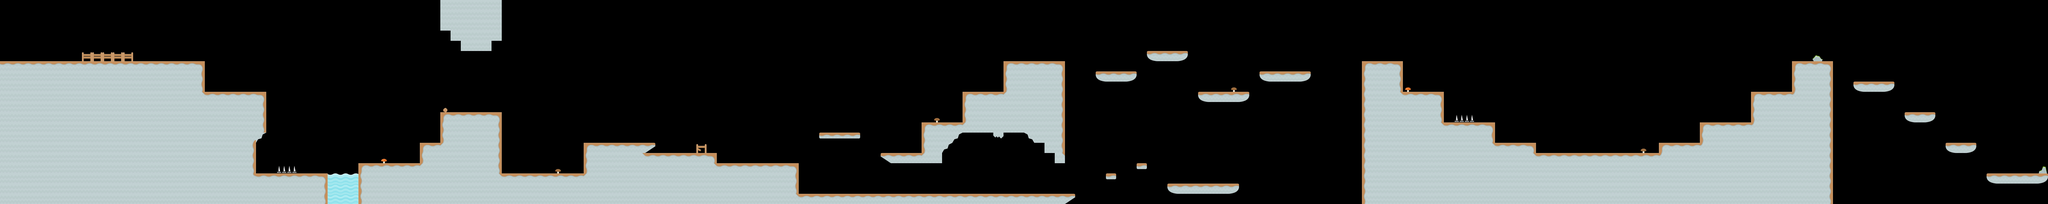

Rendered tile map (Tiled .tmx) drawn with the repository's tilesets; below, a short description and the map source with its tile grids summarised:
An orthogonal 200x20 tile map with 32x32 px tiles, 3 tile layers (tileLayer, hazardLayer, elementLayer), 3 tilesets and 53 objects (40x coin, 3x staticshooter, 3x jumper, 2x attacker, player, ...).

<map version="1.0" orientation="orthogonal" renderorder="right-down" width="200" height="20" tilewidth="32" tileheight="32" nextobjectid="108">
 <tileset firstgid="1" name="world" tilewidth="32" tileheight="32" spacing="8" margin="4" tilecount="36" columns="36">
  <image source="world3.png" width="1440" height="40" />
 </tileset>
 <tileset firstgid="37" name="elements1" tilewidth="32" tileheight="32" spacing="8" margin="4" tilecount="40" columns="40">
  <image source="elements1.png" width="1600" height="40" />
 </tileset>
 <tileset firstgid="77" name="hazard" tilewidth="32" tileheight="32" spacing="8" margin="4" tilecount="9" columns="9">
  <image source="hazard.png" width="360" height="40" />
 </tileset>
 <layer name="tileLayer" width="200" height="20">
  <data>[4000 cells, 1150 non-empty, 22 distinct tile ids]</data>
 </layer>
 <objectgroup name="gameObjects">
  <object id="1" name="player" x="32" y="128" width="32" height="64" />
  <object id="54" name="exit" x="6272" y="448" width="64" height="96" />
  <object id="55" name="helmetgreen" x="672" y="224" width="32" height="32" />
  <object id="57" name="coin" x="1408" y="288" width="32" height="32" />
  <object id="58" name="coin" x="1440" y="288" width="32" height="32" />
  <object id="59" name="coin" x="800" y="480" width="32" height="32" />
  <object id="60" name="coin" x="800" y="512" width="32" height="32" />
  <object id="61" name="coin" x="1152" y="448" width="32" height="32" />
  <object id="62" name="coin" x="1184" y="448" width="32" height="32" />
  <object id="63" name="coin" x="1664" y="480" width="32" height="32" />
  <object id="64" name="coin" x="1728" y="480" width="32" height="32" />
  <object id="65" name="coin" x="4864" y="416" width="32" height="32" />
  <object id="66" name="coin" x="4896" y="416" width="32" height="32" />
  <object id="67" name="coin" x="4960" y="416" width="32" height="32" />
  <object id="68" name="coin" x="5024" y="416" width="32" height="32" />
  <object id="69" name="coin" x="5056" y="416" width="32" height="32" />
  <object id="70" name="coin" x="5856" y="192" width="32" height="32" />
  <object id="71" name="coin" x="5824" y="192" width="32" height="32" />
  <object id="72" name="coin" x="5952" y="288" width="32" height="32" />
  <object id="73" name="coin" x="5984" y="288" width="32" height="32" />
  <object id="74" name="coin" x="6080" y="384" width="32" height="32" />
  <object id="75" name="coin" x="6112" y="384" width="32" height="32" />
  <object id="76" name="coin" x="6016" y="288" width="32" height="32" />
  <object id="77" name="coin" x="5632" y="128" width="32" height="32" />
  <object id="78" name="coin" x="5664" y="128" width="32" height="32" />
  <object id="79" name="coin" x="3520" y="160" width="32" height="32" />
  <object id="80" name="coin" x="3552" y="128" width="32" height="32" />
  <object id="81" name="coin" x="3744" y="128" width="32" height="32" />
  <object id="82" name="coin" x="3776" y="160" width="32" height="32" />
  <object id="83" name="coin" x="3904" y="192" width="32" height="32" />
  <object id="84" name="coin" x="3936" y="160" width="32" height="32" />
  <object id="85" name="coin" x="3040" y="224" width="32" height="32" />
  <object id="86" name="coin" x="2912" y="320" width="32" height="32" />
  <object id="87" name="coin" x="2784" y="416" width="32" height="32" />
  <object id="88" name="coin" x="3168" y="128" width="32" height="32" />
  <object id="89" name="staticshooter" x="1504" y="288" width="32" height="64" />
  <object id="90" name="attacker" x="5152" y="416" width="32" height="64" />
  <object id="91" name="staticshooter" x="5568" y="224" width="32" height="64" />
  <object id="92" name="walker" x="3200" y="128" width="32" height="64" />
  <object id="93" name="jumper" x="2432" y="448" width="32" height="64" />
  <object id="95" name="jumper" x="5664" y="128" width="32" height="64" />
  <object id="96" name="jumper" x="3104" y="224" width="32" height="64" />
  <object id="97" name="doublewalker" x="3264" y="544" width="32" height="64" />
  <object id="98" name="staticshooter" x="4320" y="128" width="32" height="64" />
  <object id="99" name="coin" x="3680" y="544" width="32" height="32" />
  <object id="100" name="coin" x="3744" y="544" width="32" height="32" />
  <object id="101" name="coin" x="3808" y="544" width="32" height="32" />
  <object id="102" name="attacker" x="576" y="128" width="32" height="64" />
  <object id="103" name="coin" x="6144" y="384" width="32" height="32" />
  <object id="104" name="coin" x="2592" y="352" width="32" height="32" />
  <object id="105" name="coin" x="2624" y="352" width="32" height="32" />
  <object id="106" name="coin" x="3712" y="512" width="32" height="32" />
  <object id="107" name="coin" x="3776" y="512" width="32" height="32" />
 </objectgroup>
 <layer name="hazardLayer" width="200" height="20">
  <data>[4000 cells, 13 non-empty, 3 distinct tile ids]</data>
 </layer>
 <layer name="elementLayer" width="200" height="20">
  <data>[4000 cells, 15 non-empty, 7 distinct tile ids]</data>
 </layer>
</map>
